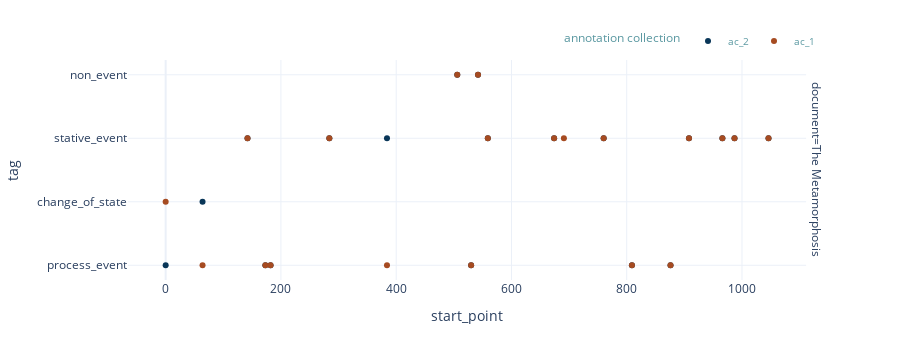

Notebook code for this chart:
### Markdown cell above
### 5.1 Plot all annotations

Using the method `plot_annotations()` the annotations of each annotation collection and each document are plotted as a single subplot.
By clicking on the legend entries you can deactivate specific annotation collections within the plot. By hovering over the scatter point every annotation can be explored.

### Code cell
my_project.plot_annotations()

### Figure 1 — Plotly figure (JSON) as saved in the notebook; plotly's stock layout.template omitted (floating-point values rounded to 4 significant figures)
{"data": [{"customdata": [["<I><br>One morning, as Gregor Samsa was waking up from anxious<br>dreams<br></I>"], ["<I><br>he discovered that in bed he had been changed into<br>a monstrous verminous bug<br></I>"], ["<I><br>He lay on his armour-hard back<br></I>"], ["<I><br>and saw his brown, arched abdomen divided up into rigid<br>bow-like sections<br></I>"], ["<I><br>as he lifted his head up a little<br></I>"], ["<I><br>From this height the blanket, just about ready to slide<br>off completely, could hardly stay in place<br></I>"], ["<I><br>His numerous legs, pitifully thin in comparison to the rest<br>of his circumference, flickered helplessly before his eyes<br></I>"], ["<I><br>What's happened to me<br></I>"], ["<I><br>he thought<br></I>"], ["<I><br>It was no dream<br></I>"], ["<I><br>His room, a proper room for a human being, only<br>somewhat too small, lay quietly between the four well-known walls<br></I>"], ["<I><br>Above the table, on which an unpacked collection of sample<br>cloth goods was spread out hung the picture<br></I>"], ["<I><br>Samsa was a travelling salesman<br></I>"], ["<I><br>which he had cut out of an illustrated magazine a<br>little while ago<br></I>"], ["<I><br>and set in a pretty gilt frame<br></I>"], ["<I><br>It was a picture of a woman with a fur<br>hat and a fur boa<br></I>"], ["<I><br>She sat erect there<br></I>"], ["<I><br>lifting up in the direction of the viewer a solid<br>fur muff<br></I>"], ["<I><br>into which her entire forearm had disappeared<br></I>"]], "hovertemplate": "annotation collection=ac_2<br>document=The Metamorphosis<br>start_point=%{x}<br>tag=%{y}<br>ANNOTATION=%{customdata[0]}<extra></extra>", "legendgroup": "ac_2", "marker": {"color": "#093658", "symbol": "circle"}, "mode": "markers", "name": "ac_2", "orientation": "h", "showlegend": true, "type": "scatter", "x": [0, 64, 142, 173, 182, 284, 384, 506, 530, 542, 559, 674, 760, 809, 876, 908, 966, 987, 1046], "xaxis": "x", "y": ["process_event", "change_of_state", "stative_event", "process_event", "process_event", "stative_event", "stative_event", "non_event", "process_event", "non_event", "stative_event", "stative_event", "stative_event", "process_event", "process_event", "stative_event", "stative_event", "stative_event", "stative_event"], "yaxis": "y"}, {"customdata": [["<I><br>One morning, as Gregor Samsa was waking up from anxious<br>dreams<br></I>"], ["<I><br>he discovered that in bed he had been changed into<br>a monstrous verminous bug<br></I>"], ["<I><br>He lay on his armour-hard back<br></I>"], ["<I><br>and saw his brown, arched abdomen divided up into rigid<br>bow-like sections<br></I>"], ["<I><br>as he lifted his head up a little<br></I>"], ["<I><br>From this height the blanket, just about ready to slide<br>off completely, could hardly stay in place<br></I>"], ["<I><br>His numerous legs, pitifully thin in comparison to the rest<br>of his circumference, flickered helplessly before his eyes<br></I>"], ["<I><br>What's happened to me<br></I>"], ["<I><br>he thought<br></I>"], ["<I><br>It was no dream<br></I>"], ["<I><br>His room, a proper room for a human being, only<br>somewhat too small, lay quietly between the four well-known walls<br></I>"], ["<I><br>Above the table hung the picture<br></I>"], ["<I><br>on which an unpacked collection of sample cloth goods was<br>spread out<br></I>"], ["<I><br>Samsa was a travelling salesman<br></I>"], ["<I><br>which he had cut out of an illustrated magazine a<br>little while ago<br></I>"], ["<I><br>and set in a pretty gilt frame<br></I>"], ["<I><br>It was a picture of a woman with a fur<br>hat and a fur boa<br></I>"], ["<I><br>She sat erect there<br></I>"], ["<I><br>lifting up in the direction of the viewer a solid<br>fur muff<br></I>"], ["<I><br>into which her entire forearm had disappeared<br></I>"]], "hovertemplate": "annotation collection=ac_1<br>document=The Metamorphosis<br>start_point=%{x}<br>tag=%{y}<br>ANNOTATION=%{customdata[0]}<extra></extra>", "legendgroup": "ac_1", "marker": {"color": "#A64B21", "symbol": "circle"}, "mode": "markers", "name": "ac_1", "orientation": "h", "showlegend": true, "type": "scatter", "x": [0, 64, 142, 173, 182, 284, 384, 506, 530, 542, 559, 674, 691, 760, 809, 876, 908, 966, 987, 1046], "xaxis": "x", "y": ["change_of_state", "process_event", "stative_event", "process_event", "process_event", "stative_event", "process_event", "non_event", "process_event", "non_event", "stative_event", "stative_event", "stative_event", "stative_event", "process_event", "process_event", "stative_event", "stative_event", "stative_event", "stative_event"], "yaxis": "y"}], "layout": {"annotations": [{"font": {}, "showarrow": false, "text": "document=The Metamorphosis", "textangle": 90, "x": 0.98, "xanchor": "left", "xref": "paper", "y": 0.5, "yanchor": "middle", "yref": "paper"}], "height": 360, "legend": {"font": {"color": "#5A98A1", "size": 10}, "orientation": "h", "title": {"text": "annotation collection"}, "tracegroupgap": 0, "x": 1, "xanchor": "right", "y": 1.02, "yanchor": "bottom"}, "margin": {"t": 60}, "xaxis": {"anchor": "y", "domain": [0, 0.98], "showticklabels": true, "title": {"text": "start_point"}}, "yaxis": {"anchor": "x", "domain": [0, 1], "title": {"text": "tag"}}}}
